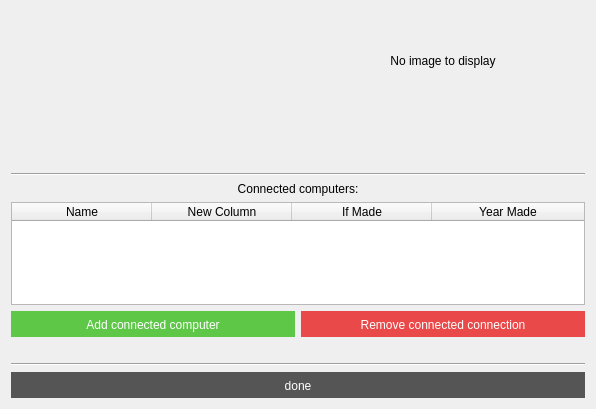
<?xml version="1.0" encoding="UTF-8"?>
<ui version="4.0">
 <class>scientistInfoWindow</class>
 <widget class="QDialog" name="scientistInfoWindow">
  <property name="geometry">
   <rect>
    <x>0</x>
    <y>0</y>
    <width>596</width>
    <height>409</height>
   </rect>
  </property>
  <property name="windowTitle">
   <string>Scientist Details</string>
  </property>
  <layout class="QVBoxLayout" name="verticalLayout">
   <item>
    <layout class="QHBoxLayout" name="horizontalLayout">
     <item>
      <layout class="QVBoxLayout" name="verticalLayout_2">
       <item>
        <widget class="QLabel" name="label_infosci_name">
         <property name="minimumSize">
          <size>
           <width>0</width>
           <height>24</height>
          </size>
         </property>
         <property name="font">
          <font>
           <family>Helvetica</family>
           <pointsize>18</pointsize>
           <weight>75</weight>
           <bold>true</bold>
          </font>
         </property>
         <property name="text">
          <string/>
         </property>
         <property name="alignment">
          <set>Qt::AlignCenter</set>
         </property>
        </widget>
       </item>
       <item>
        <widget class="QLabel" name="label_infosci_gender">
         <property name="font">
          <font>
           <family>Helvetica</family>
          </font>
         </property>
         <property name="text">
          <string/>
         </property>
         <property name="alignment">
          <set>Qt::AlignCenter</set>
         </property>
        </widget>
       </item>
       <item>
        <widget class="QLabel" name="label_infosci_life">
         <property name="font">
          <font>
           <family>Helvetica</family>
          </font>
         </property>
         <property name="text">
          <string/>
         </property>
         <property name="alignment">
          <set>Qt::AlignCenter</set>
         </property>
        </widget>
       </item>
      </layout>
     </item>
     <item>
      <widget class="QLabel" name="label_infosci_image">
       <property name="minimumSize">
        <size>
         <width>100</width>
         <height>100</height>
        </size>
       </property>
       <property name="styleSheet">
        <string notr="true"/>
       </property>
       <property name="text">
        <string>No image to display</string>
       </property>
       <property name="scaledContents">
        <bool>true</bool>
       </property>
       <property name="alignment">
        <set>Qt::AlignCenter</set>
       </property>
      </widget>
     </item>
    </layout>
   </item>
   <item>
    <widget class="QLabel" name="label_infosci_text">
     <property name="minimumSize">
      <size>
       <width>40</width>
       <height>50</height>
      </size>
     </property>
     <property name="font">
      <font>
       <family>Helvetica</family>
       <italic>true</italic>
      </font>
     </property>
     <property name="text">
      <string/>
     </property>
     <property name="alignment">
      <set>Qt::AlignLeading|Qt::AlignLeft|Qt::AlignTop</set>
     </property>
    </widget>
   </item>
   <item>
    <widget class="Line" name="line">
     <property name="orientation">
      <enum>Qt::Horizontal</enum>
     </property>
    </widget>
   </item>
   <item>
    <widget class="QLabel" name="label_infosci_connections">
     <property name="font">
      <font>
       <family>Helvetica</family>
      </font>
     </property>
     <property name="text">
      <string>Connected computers:</string>
     </property>
     <property name="alignment">
      <set>Qt::AlignCenter</set>
     </property>
    </widget>
   </item>
   <item>
    <widget class="QTableWidget" name="table_infosci_connections">
     <property name="editTriggers">
      <set>QAbstractItemView::NoEditTriggers</set>
     </property>
     <property name="selectionBehavior">
      <enum>QAbstractItemView::SelectRows</enum>
     </property>
     <property name="sortingEnabled">
      <bool>true</bool>
     </property>
     <attribute name="horizontalHeaderDefaultSectionSize">
      <number>140</number>
     </attribute>
     <attribute name="horizontalHeaderStretchLastSection">
      <bool>true</bool>
     </attribute>
     <column>
      <property name="text">
       <string>Name</string>
      </property>
     </column>
     <column>
      <property name="text">
       <string>New Column</string>
      </property>
     </column>
     <column>
      <property name="text">
       <string>If Made</string>
      </property>
     </column>
     <column>
      <property name="text">
       <string>Year Made</string>
      </property>
     </column>
    </widget>
   </item>
   <item>
    <layout class="QHBoxLayout" name="horizontalLayout_2">
     <item>
      <widget class="QPushButton" name="button_infosci_add">
       <property name="cursor">
        <cursorShape>PointingHandCursor</cursorShape>
       </property>
       <property name="styleSheet">
        <string notr="true">border: 0px solid #333;
padding: 7px 0 5px 0;
background-color: #5EC748;
color: #fff;
font: 13pt &quot;Helvetica&quot;;</string>
       </property>
       <property name="text">
        <string>Add connected computer</string>
       </property>
      </widget>
     </item>
     <item>
      <widget class="QPushButton" name="button_infosci_remove">
       <property name="enabled">
        <bool>false</bool>
       </property>
       <property name="cursor">
        <cursorShape>SplitHCursor</cursorShape>
       </property>
       <property name="styleSheet">
        <string notr="true">border: 0px solid #333;
padding: 7px 0 5px 0;
background-color: #E94949;
color: #fff;
font: 13pt &quot;Helvetica&quot;;</string>
       </property>
       <property name="text">
        <string>Remove connected connection</string>
       </property>
      </widget>
     </item>
    </layout>
   </item>
   <item>
    <widget class="QLabel" name="label_infosci_status">
     <property name="font">
      <font>
       <family>Helvetica</family>
       <weight>75</weight>
       <bold>true</bold>
      </font>
     </property>
     <property name="text">
      <string/>
     </property>
     <property name="alignment">
      <set>Qt::AlignCenter</set>
     </property>
    </widget>
   </item>
   <item>
    <widget class="Line" name="line_2">
     <property name="orientation">
      <enum>Qt::Horizontal</enum>
     </property>
    </widget>
   </item>
   <item>
    <widget class="QPushButton" name="button_infosci_done">
     <property name="cursor">
      <cursorShape>PointingHandCursor</cursorShape>
     </property>
     <property name="styleSheet">
      <string notr="true">border: 0px solid #333;
padding: 7px 0 5px 0;
background-color: #555;
color: #fff;
font: 13pt &quot;Helvetica&quot;;</string>
     </property>
     <property name="text">
      <string>done</string>
     </property>
    </widget>
   </item>
  </layout>
 </widget>
 <tabstops>
  <tabstop>table_infosci_connections</tabstop>
  <tabstop>button_infosci_add</tabstop>
  <tabstop>button_infosci_remove</tabstop>
  <tabstop>button_infosci_done</tabstop>
 </tabstops>
 <resources/>
 <connections/>
</ui>
